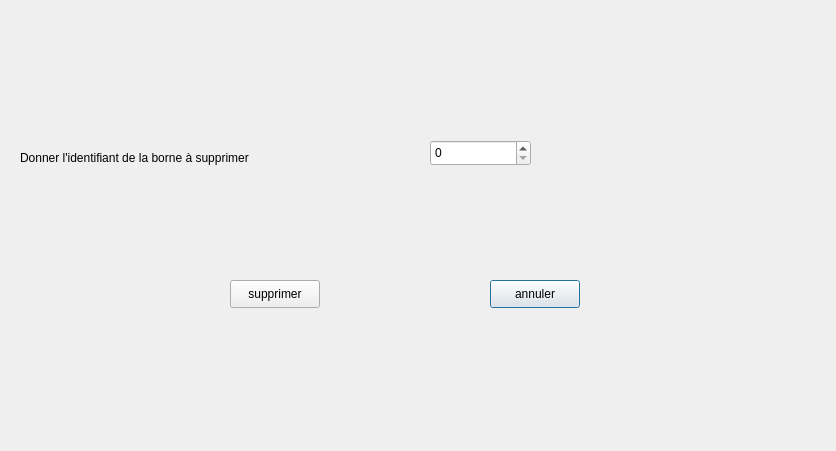
<?xml version="1.0" encoding="UTF-8"?>
<ui version="4.0">
 <class>SupprimeBorne</class>
 <widget class="QDialog" name="SupprimeBorne">
  <property name="geometry">
   <rect>
    <x>0</x>
    <y>0</y>
    <width>836</width>
    <height>451</height>
   </rect>
  </property>
  <property name="windowTitle">
   <string>SupprimeBorne</string>
  </property>
  <widget class="QPushButton" name="annuler_btn">
   <property name="geometry">
    <rect>
     <x>490</x>
     <y>280</y>
     <width>90</width>
     <height>28</height>
    </rect>
   </property>
   <property name="text">
    <string>annuler</string>
   </property>
  </widget>
  <widget class="QPushButton" name="supprime_btn">
   <property name="geometry">
    <rect>
     <x>230</x>
     <y>280</y>
     <width>90</width>
     <height>28</height>
    </rect>
   </property>
   <property name="text">
    <string>supprimer</string>
   </property>
  </widget>
  <widget class="QLabel" name="label">
   <property name="geometry">
    <rect>
     <x>20</x>
     <y>150</y>
     <width>281</width>
     <height>16</height>
    </rect>
   </property>
   <property name="text">
    <string>Donner l'identifiant de la borne à supprimer</string>
   </property>
  </widget>
  <widget class="QSpinBox" name="case_id">
   <property name="geometry">
    <rect>
     <x>430</x>
     <y>140</y>
     <width>101</width>
     <height>26</height>
    </rect>
   </property>
   <property name="maximum">
    <number>1000000000</number>
   </property>
  </widget>
 </widget>
 <resources/>
 <connections>
  <connection>
   <sender>supprime_btn</sender>
   <signal>clicked()</signal>
   <receiver>SupprimeBorne</receiver>
   <slot>valider()</slot>
   <hints>
    <hint type="sourcelabel">
     <x>274</x>
     <y>293</y>
    </hint>
    <hint type="destinationlabel">
     <x>417</x>
     <y>225</y>
    </hint>
   </hints>
  </connection>
  <connection>
   <sender>annuler_btn</sender>
   <signal>clicked()</signal>
   <receiver>SupprimeBorne</receiver>
   <slot>reject()</slot>
   <hints>
    <hint type="sourcelabel">
     <x>534</x>
     <y>293</y>
    </hint>
    <hint type="destinationlabel">
     <x>417</x>
     <y>225</y>
    </hint>
   </hints>
  </connection>
 </connections>
 <slots>
  <slot>valider()</slot>
 </slots>
</ui>
